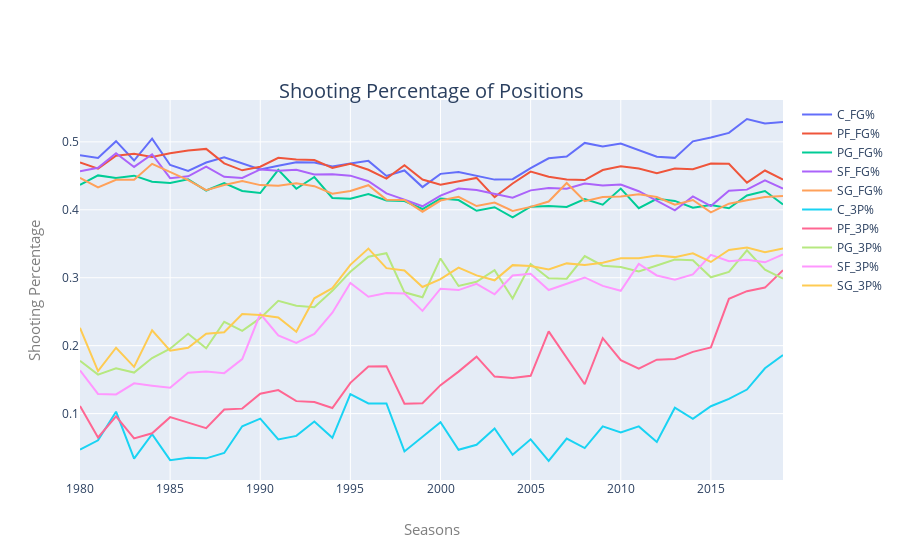

The code cell stored with this chart in its notebook:
### Code cell
# Shooting percentages of each position over the seasons
plop = df_3p_era[df_3p_era.tm != 'TOT'].groupby(['season','pos']).mean()[['fg_pct','3p_pct']].unstack()

a,b = plop.columns.levels

lines = []

feature = list(a)
position = list(b)
names = [nam+'_'+nom.replace('_pct','%').upper() for nom in a for nam in b]

for f in feature:
    for posit in position:
        lines.append(dict(x=plop.index, y=plop[f][posit]))
for i in range(len(lines)):
    lines[i]['name'] = names[i]
    
sht_pct = go.Figure(lines)

sht_pct.update_layout(
    title=go.layout.Title(
        text="Shooting Percentage of Positions",
        xref="paper",
        x=0.5,
        y=0.85,
        font=dict(
            size=20)
    ),
    xaxis=go.layout.XAxis(
        title=go.layout.xaxis.Title(
            text="Seasons",
            font=dict(
#                 family="Courier New, monospace",
                size=15,
                color="#7f7f7f"))
    ),
    yaxis=go.layout.YAxis(
        title=go.layout.yaxis.Title(
            text="Shooting Percentage",
            font=dict(
#                 family="Courier New, monospace",
                size=15,
                color="#7f7f7f"))))
